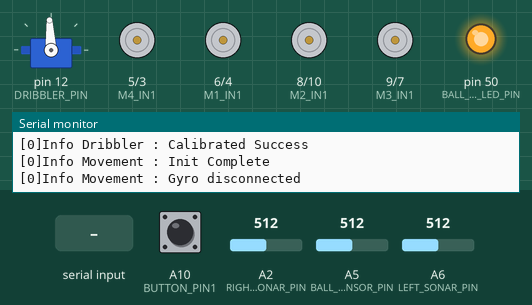
Recording of a sketch running on a simulated Arduino Mega 2560, built with avr-gcc and run on an emulated ATmega2560. On the bench: servo, motor-driver pin pairs drawn as motors (green arrow = first pin HIGH = forward, orange = second pin HIGH = backward, longer = more drive), output pins drawn as LEDs (lit = HIGH), the last lines printed to the serial monitor. Inputs (shaded band) come from the test bench; at power-on: A10 (BUTTON_PIN1) LOW, A2 (RIGHT_SONAR_PIN) = 512, A5 (BALL_CATCHED_SENSOR_PIN) = 512, A6 (LEFT_SONAR_PIN) = 512.

Above: at 3.0 s.
3.1 s: A10 (BUTTON_PIN1) pulled HIGH for 0.15 s
At 4.2 s:
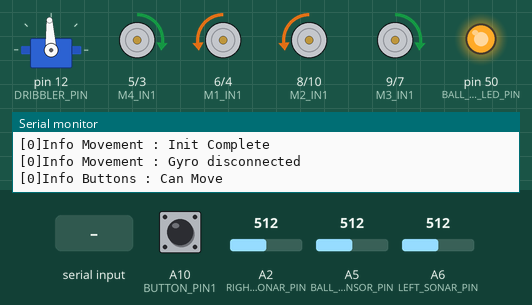
4.7 s: "b,45\n" received over Serial
6.2 s: A10 (BUTTON_PIN1) pulled HIGH for 1 s
At 7.8 s:
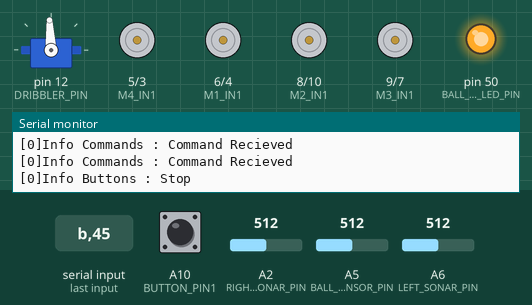
10.2 s: "m,45\n" received over Serial
At 11.3 s:
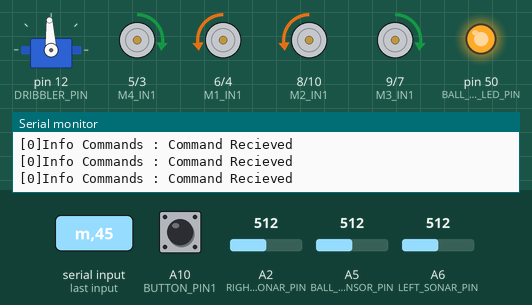
Timing chart, 0 to 12.7 s (numbered marks = the images above; inputs shaded):
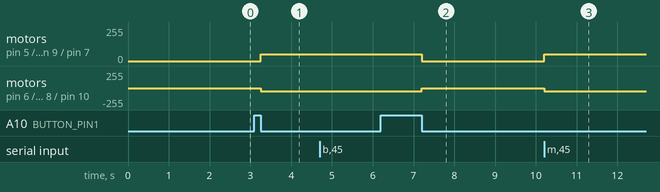

Measured:
- after the input at 3.1 s, motor on pin 5 (M4_IN1) / pin 3 (M4_IN2), motor on pin 9 (M3_IN1) / pin 7 (M3_IN2): stopped → forward 49/255 after 0.15 s; motor on pin 6 (M1_IN1) / pin 4 (M1_IN2), motor on pin 8 (M2_IN1) / pin 10 (M2_IN2): stopped → backward 49/255 after 0.15 s
- after the input at 6.2 s, motor on pin 5 (M4_IN1) / pin 3 (M4_IN2), motor on pin 9 (M3_IN1) / pin 7 (M3_IN2): forward 49/255 → stopped after 1.0 s; motor on pin 6 (M1_IN1) / pin 4 (M1_IN2), motor on pin 8 (M2_IN1) / pin 10 (M2_IN2): backward 49/255 → stopped after 1.0 s
- after the input at 10.2 s, motor on pin 5 (M4_IN1) / pin 3 (M4_IN2), motor on pin 9 (M3_IN1) / pin 7 (M3_IN2): stopped → forward 49/255 at once; motor on pin 6 (M1_IN1) / pin 4 (M1_IN2), motor on pin 8 (M2_IN1) / pin 10 (M2_IN2): stopped → backward 49/255 at once

The sketch:

RF2.ino
```cpp
#include "src/Defines.h"
#include "src/Context.h"
#include "src/libs/Log.h"

Context *context;

void setup(){
  Log::init();
  Serial3.begin(115200);
  Serial2.begin(115200);
  Serial1.begin(115200);
  Serial.begin(115200);
  //Serial.println("Asasf");
  //delay(10000);
  dribler.attach(DRIBBLER_PIN);
  delay(100);
  dribler.writeMicroseconds(MID_PPM);
  delay(1750);

  context = new Context(&dribler);
  context->setup();
}

void loop(){
    //long int timep = millis();
    context->updateHardware();
    context->selectStrategy();
    context->updareStrategy();
    //Serial.println(millis()-timep);


}
```

Context.h
```cpp
#include "hardware/Hardware.h"
#include "Defines.h"
#include "strategy/Strategy.h"

#include "strategy/BallFollowStr.h"
#include "strategy/GoalkeaperStr2.h"
#include "strategy/DebugStr.h"
#include "strategy/AttackStr.h"
#include "strategy/HomeStr.h"
#include "libs/Log.h"

#ifndef CONTEXT_H
#define CONTEXT_H

class Context
{
private:
    Hardware hardware;
    Strategy *curStrategy;
    char command;

    int strategySelector(){
        if(hardware.getBallSensor()->isCatched())
            return 3;
        return 2;
    }
public:
    Context(Servo * drib){
        command = ' ';
        hardware.getDribbler()->setMotor(drib);
        curStrategy = new BallFollowStr(&hardware);
    }

    void updateHardware(){
        hardware.updateHardware();
    }

    void updareStrategy(){
        if(hardware.getButton1()->isClick()){ //System Buttons
            hardware.getMovement()->setCanMove(!hardware.getMovement()->isCanMove());
            Log::info("Buttons", hardware.getMovement()->isCanMove()? "Can Move" : "Stop");
        }
        if(hardware.getButton1()->isLongClick()){
            hardware.getMovement()->setRotationByGyro();
            Log::info("Buttons", "Set Gyro");
        }

        //Update selected Strategy
        curStrategy->doStrategy();

        //Serial Commands After Str
        serialCommands();
    }

    void selectStrategy(){
        /*int type = strategySelector();
        if(type != curStrategy->getType())
            switch (type){
                case 1:
                    curStrategy = new HomeStr(&hardware);
                    break;
                case 2:
                    curStrategy = new BallFollowStr(&hardware);
                    break;
                case 3:
                    curStrategy = new AttackStr(&hardware);
                    break;
            }*/
    }

    void setup(){

    }

    //Control from Serial Port
    void serialCommands(){
        if(Serial.available()) {
            command = Serial.read();
            Log::info("Commands", "Command Recieved");
        }
        switch (command){
                case 'm':
                    hardware.getMovement()->setCanMove(!hardware.getMovement()->isCanMove());
                    Log::info("Commands", hardware.getMovement()->isCanMove()? "Can Move" : "Stop");
                    command = ' ';
                    break;
                case 'b':
                    hardware.getMovement()->moveM(70, 180);
                    break;
                case 'f':
                    hardware.getMovement()->moveM(70, 0);
                    break;
                case 's':
                    hardware.getMovement()->setSpeed(0);
                    break;
                case 'c':
                    command = ' ';
                    Log::info("Commands", "Continue");
                    break;
                case 'g':
                    hardware.getMovement()->setRotationByGyro();
                    Log::info("Commands", "Set Gyro");
                    command = ' ';
                    break;
            }
    }
};

#endif
```

Defines.h
```cpp
#ifndef DEFINES_H
#define DEFINES_H

#define BASE_SPEED 70 //скорость чтоб отдельно ее везде не менять

//Control Elements
#define BUTTON_PIN1 A10
#define BUTTON_PIN2 A10
#define BUTTON_PIN3 A10


//Movement Settings
#define M1_IN1 6
#define M1_IN2 4
#define M2_IN1 8
#define M2_IN2 10
#define M3_IN1 9
#define M3_IN2 7
#define M4_IN1 5
#define M4_IN2 3
#define DRIBBLER_PIN 12

//Speed Settings
#define ROT_K 0.4
#define ROT_D 0.55
#define ROT_I 0.00035
#define I_MAX 3000
#define MAX_ROTATION_K 200
#define MIN_ROTATION_K 15
#define MAX_SPEED 200
#define ballFollowK 1.3
#define VELOSITY_SPEED 5
#define D_VELOSITY_SPEED 15

//Ball Sensor Settings
#define BALL_CATCHED_SENSOR_PIN A5
#define BALL_CATCHED_LED_PIN 50
#define BALL_CATCHED_SENSOR_VALUE 950

//SONARS PINS
#define LEFT_SONAR_PIN A6
#define RIGHT_SONAR_PIN A2
#define BOTTOM_SONAR_PIN A4
#define GOAL_DISTANSE 45

//Goalkeaper Settings
#define GK_SPEED 60
#define GK_MIN_SPEED 40
#define GK_MIN_BALL_DIST 75
#define GK_BALL_ANG 15
#define GO_ON_BALL_TIME 1000

//Button Settings
#define LONG_CLICK_TIME 1000
#define MIN_CLICK_TIME 50
#define AFTER_CLICK_TIME 200

#define ASCIIConvert 48

#define TSOP_RX 62
#define TSOP_TX 46

#define LINE_RX 64
#define LINE_TX 44

#define CAM_RX 44
#define CAM_TX 42

#define MAX_PPM 1900
#define MIN_PPM 1100
#define MID_PPM 1500
#define DriblerOn 130

#define KICK_DIST 20


#define maxDistFromGoaltoRobot 30
#define minDistFromGoaltoRobot 20
#define maxAngle 120
#define minDist 14
#define coordsYConst 0

#endif
```

BallSensor.cpp
```cpp
#include "BallSensor.h"

BallSensor::BallSensor(){
  pinMode(BALL_CATCHED_LED_PIN, OUTPUT);
  digitalWrite(BALL_CATCHED_LED_PIN, HIGH);
  canSee = false;
  angle = 0;

  tsopSerial = new SoftwareSerial(TSOP_RX, TSOP_TX);
  tsopSerial->begin(115200);

}

void BallSensor::update(){
  angle = getValueFromSensor();
  if(abs(angle) == 179)
  {
    canSee = 0;
  }
  ballCatched = isBallCatched();
}

bool BallSensor::isBallCatched(){
  bool val = false;
  //Serial.println(analogRead(BALL_CATCHED_SENSOR_PIN));
  if(analogRead(BALL_CATCHED_SENSOR_PIN) > BALL_CATCHED_SENSOR_VALUE)
    val = true;
  return val;
}

float BallSensor::getAngle(){
  return angle;
}

float BallSensor::getDistanse(){
  return distanse;
}

bool BallSensor::isCanSee(){
  return canSee;
}

bool BallSensor::isCatched(){
  return ballCatched;
}

int BallSensor::getValueFromSensor(){
  byte dt[2];
  static int erri = 0;


  if(tsopSerial->available() > sizeof(dt))
    if(tsopSerial->read() == 0xff){
      for(int i = 0; i < sizeof(dt); ++i)
        dt[i] = tsopSerial->read();
      erri = 0;

      if (dt[1] < 100)
        distanse = dt[1];
      distanse = distanse;

      canSee = true;
      if(dt[0] == 200 || distanse == 0){
        canSee = false;
        angle = 0;
        return angle;
      }

      int ang = (((dt[0]*2) + 315)%360) + 180;

      if(ang > 180)
      {
        ang = ang - 360;
        angle = ang;
        return angle;
      }
      if(ang < 180){
        ang = ang + 360;
        angle = ang;
        return angle;
      }
    } else erri++;
  if (erri > 5)
  {
    erri = 0;
    Log::warning("Movement","BallSensor Disconnected");
  }
  return angle;
}
```

BallSensor.h
```cpp
#ifndef BALLSENSOR_H
#define BALLSENSOR_H

#include <Arduino.h>
#include <SoftwareSerial.h>
#include "../libs/Log.h"
#include "../Defines.h"

class BallSensor{
private:
  float angle;
  float distanse;
  bool canSee;
  bool ballCatched;

  SoftwareSerial *tsopSerial;

  int getValueFromSensor();

  bool isBallCatched();
public:
  BallSensor();

  void update();

  float getAngle();
  float getDistanse();

  bool isCanSee();

  bool isCatched();
};

#endif
```

Button.cpp
```cpp
#include "Button.h"

Button::Button(){
  pressed = false;
  afterClick = false;
  clickF = false;
  longClickF = false;
}

void Button::init(int pin){
  previousMillis = millis();
  buttonPin = pin;
  pinMode(buttonPin,INPUT);
}


void Button::update(){

  if(!pressed && digitalRead(buttonPin) && millis() - previousMillis > AFTER_CLICK_TIME){
    previousMillis = millis();
    pressed = true;
    afterClick = false;
  }

  if(pressed && !afterClick && !digitalRead(buttonPin)) {
    unsigned long del = millis() - previousMillis;
    if(del >= MIN_CLICK_TIME && del < LONG_CLICK_TIME)
      click();
    else if(del >= LONG_CLICK_TIME)
      longClick();

    previousMillis = millis();
    afterClick = true;
    pressed = false;
  }

  /*if(afterClick && digitalRead(buttonPin) && millis() - previousMillis > AFTER_CLICK_TIME)
    afterClick = false;

  if(!pressed && !digitalRead(buttonPin)){
    if(!afterClick)
      pressed = true;
    previousMillis = millis();
  }

  if(pressed && digitalRead(buttonPin) && millis() - previousMillis > MIN_CLICK_TIME){
    pressed = false;
    click();
    afterClick = true;
  }

  if(pressed && !digitalRead(buttonPin) && millis() - previousMillis > LONG_CLICK_TIME){
    pressed = false;
    longClick();
    afterClick = true;
    previousMillis = millis();
  }*/
}

void Button::longClick(){
  longClickF = true;
}
void Button::click(){
  if(afterClick)
    return;
  clickF = true;
}

boolean Button::isLongClick(){
  if(!longClickF)
    return false;
  longClickF = false;
  return true;
}
boolean Button::isClick(){
  if(!clickF)
    return false;
  clickF = false;
  return true;
}
```

Button.h
```cpp
#ifndef BUTTON_H
#define BUTTON_H

#include <Arduino.h>
#include "../Defines.h"


class Button {
public:
  Button();

  void init(int pin);
  void update();
  boolean isLongClick();
  boolean isClick();

private:
  int buttonPin;
  boolean pressed, afterClick;
  unsigned long previousMillis;

  void longClick();
  void click();
  boolean clickF, longClickF;
};

#endif
```

Cam.cpp
```cpp
#include "Cam.h"

CamSensor::CamSensor(){  ///  Blue   - 0
  Serial2.begin(115200); ///  Yellow - 1
  goal = 1;
}

void CamSensor::update(){

  if(Serial2.available() >= 13){
    char v = Serial2.read();
    if(v == '*'){
      for(int i = 0; i < 4; ++i){
        int a = Serial2.read() - '0';
        int b = Serial2.read() - '0';
        int c = Serial2.read() - '0';

        if(a < 0 || b < 0 || c < 0 || a > 9 || b > 9 || c > 9)
          continue;

        data[i] = a * 100;
        data[i] += b * 10;
        data[i] += c * 1;
      }
    }
  }

}

int CamSensor::getFormatedAngle(int ang){
  while(ang > 180)
    ang-=360;
  while(ang < -180)
    ang+=360;
  return ang;
}

void CamSensor::setGoal(int a){
  goal = a;
}

int CamSensor::getYAngle(){
  return getFormatedAngle(data[0]);
}

int CamSensor::getBAngle(){
  return getFormatedAngle(data[2]);
}

int CamSensor::getYDist(){
  return data[1];
}

int CamSensor::getBDist(){
  return data[3];
}

int CamSensor::getCamDist(){
  return goal == 0? getBDist() : getYDist();
}

int CamSensor::getCamAngle(){
  return goal == 0? getBAngle() : getYAngle();
}

int CamSensor::getAnotherCamDist(){
  return goal == 0? getYDist() : getBDist();
}

int CamSensor::getAnotherCamAngle(){
  return goal == 0? getYAngle() : getBAngle();
}
```

Cam.h
```cpp
#ifndef CAM_H
#define CAM_H

#include <Arduino.h>
#include "../Defines.h"
#include "../libs/Log.h"

class CamSensor{
private:

  int getFormatedAngle(int ang);
  int goal;

public:
  int data[4] = {0};

  CamSensor();

  void update();

  void setGoal(int a);

  int getYAngle();

  int getBAngle();

  int getYDist();

  int getBDist();

  int getCamDist();

  int getCamAngle();

  int getAnotherCamDist();

  int getAnotherCamAngle();
};

#endif
```

Dribbler.h
```cpp
#ifndef DRIBBLER_H
#define DRIBBLER_H

#include <Arduino.h>
#include "../Defines.h"
#include "../libs/Log.h"
#include <Servo.h>

class Dribbler {
    private:
        bool calibrated;
        int speed;
        Servo *servo;
        //Servo motor;

    public:
        Dribbler() {
            calibrated = false;
            speed = 0;

            Log::info("Dribbler","Calibrated Success");
        }

        void setMotor(Servo * srv){
            servo = srv;
        }

        void update(){

        }

        void setSpeed(int spd){
            if(this->speed != spd && servo != NULL){
                this->speed = spd;
                servo->write(this->speed);
            }
        }

};

#endif
```

Hardware.h
```cpp
#include "../Defines.h"

#include "Movement.h"
#include "BallSensor.h"
#include "Light.h"
#include "Button.h"
#include "Cam.h"
#include "Dribbler.h"

#ifndef HARDWARE_H
#define HARDWARE_H

class Hardware{
private:
    Movement movement;
    BallSensor ballSensor;
    LightSensor lightSensor;
    CamSensor camSensor;
    Button btn1;//, btn2(BUTTON_PIN2);
    Dribbler dribbler;

public:
    Hardware(){
        movement.initilizeMotors();
        btn1.init(BUTTON_PIN1);
    }

    void updateHardware(){
        movement.update();
        ballSensor.update();
        lightSensor.update();
        btn1.update();
        camSensor.update();
        dribbler.update();
        //btn2.update();
    }

    Movement * getMovement(){
        return &movement;
    }
    CamSensor * getCamSensor(){
        return &camSensor;
    }
    BallSensor * getBallSensor(){
        return &ballSensor;
    }
    LightSensor * getLightSensor(){
        return &lightSensor;
    }
    Button * getButton1(){
        return &btn1;
    }
    Dribbler * getDribbler(){
        return &dribbler;
    }
    /*Button * getButton2(){
        return &btn2;
    }*/
};

#endif
```

Light.cpp
```cpp
#include "Light.h"

LightSensor::LightSensor(){
  line = false;
  angle = 0;

  /*lineSerial = new SoftwareSerial(LINE_RX, LINE_TX);
  lineSerial->begin(115200);*/

  Log::info("Line", Serial1.available()? "Line connected" : "Line disconnected");
}

void LightSensor::update(){
  angle = getValueFromSensor();
}


int LightSensor::getAngle(){
  return angle;
}

bool LightSensor::isLine(){
  return line;
}

int LightSensor::getValueFromSensor(){

  if(Serial1.available()){
      int c = Serial1.read();
      line = false;
      if(c > 0)
        line = true;
      angle = c;
  }
  else
    line = false;
  return angle;
}
```

Light.h
```cpp
#ifndef LIGHT_H
#define LIGHT_H

#include <Arduino.h>
#include <Wire.h>
#include "../Defines.h"
#include "../libs/Log.h"
#include "../libs/AngleUtils.h"

class LightSensor{
private:
  int angle;
  bool line;

  int getValueFromSensor();

public:
  LightSensor();

  void update();

  int getAngle();

  bool isLine();
};

#endif
```

Movement.cpp
```cpp
#include "Movement.h"

void Movement::initilizeMotors() {
  //Init Vars
  tSpeed = 0;
  cSpeed = 0;
  rAngle = 0;
  oldErr = 0;
  targetAngle = 0;
  dirAngle = 0;
  rotationK = 0;
  zeroAngle = 0;
  rTime = micros();
  I = 0;
  gyroEn = true;
  canMove = false;
  Serial3.begin(115200);

  //Init Pins
  pinMode(M1_IN1, OUTPUT);
  pinMode(M1_IN2, OUTPUT);
  pinMode(M2_IN1, OUTPUT);
  pinMode(M2_IN2, OUTPUT);
  pinMode(M3_IN1, OUTPUT);
  pinMode(M3_IN2, OUTPUT);
  pinMode(M4_IN1, OUTPUT);
  pinMode(M4_IN2, OUTPUT);

  Log::info("Movement","Init Complete");
  Log::info("Movement", Serial3.available()? "Gyro connected" : "Gyro disconnected");

  stopMotors();
}

//Private functions
void Movement::runMotor(int motorIndex, int pwmSpeed) {
  if(!canMove){
    stopMotors();
    return;
  }

  //True Forward; False backward
  boolean dir = true;
  if (pwmSpeed < 0) {
    dir = false;
    pwmSpeed = -pwmSpeed;
  }

  //Switch for each motor
  switch (motorIndex) {
    case 1:
      analogWrite(M1_IN1, dir ? pwmSpeed : 0);
      analogWrite(M1_IN2, dir ? 0 : pwmSpeed);
      break;

    case 2:
      analogWrite(M2_IN1, dir ? pwmSpeed : 0);
      analogWrite(M2_IN2, dir ? 0 : pwmSpeed);
      break;

    case 3:
      analogWrite(M3_IN1, dir ? pwmSpeed : 0);
      analogWrite(M3_IN2, dir ? 0 : pwmSpeed);
      break;

    case 4:
      analogWrite(M4_IN1, dir ? pwmSpeed : 0);
      analogWrite(M4_IN2, dir ? 0 : pwmSpeed);
      break;
  }
}

void Movement::updateRotationK() {
  if (Serial3.available()) {
    rAngle = AngleUtils::getFormatedAngle(Serial3.read() * 2);

    int err = targetAngle - rAngle;
    if (err > 180) err-=360;
    else if (err < -180) err+=360;
    I += err * (micros() - rTime) / 1000;

    if(abs(I) > 0)
      I = 0;
    rotationK = (err * ROT_K) + ((err - oldErr) * ROT_D) + I * ROT_I;
    if(abs(err) < 5)
      rotationK = 0;

    oldErr = err;
    rTime = micros();
  }


  if (!gyroEn){
    rotationK = 0;
    return;
  }

  if (rotationK > MAX_ROTATION_K)
    rotationK = MAX_ROTATION_K;
  if (rotationK < -MAX_ROTATION_K)
    rotationK = -MAX_ROTATION_K;
  if (rotationK > 0 && rotationK < MIN_ROTATION_K)
    rotationK = MIN_ROTATION_K;
  if (rotationK < 0 && rotationK > -MIN_ROTATION_K)
    rotationK = -MIN_ROTATION_K;
}


//Setters
void Movement::setRotationByGyro() {
  zeroAngle = AngleUtils::getFormatedAngle(rAngle);
  targetAngle = zeroAngle;
}
void Movement::setRotation(int a) {

  targetAngle = AngleUtils::getFormatedAngle(a + zeroAngle);

}
void Movement::setDirection(int a) {
  dirAngle = -AngleUtils::getFormatedAngle(a);
}
void Movement::setGyroEnabled(bool enabled) {
  gyroEn = enabled;
}
void Movement::setSpeed(int s) {
  tSpeed = s;
}
void Movement::setCanMove(bool can){
  canMove = can;
}

//Getters
int Movement::getTargetRobotAngle(){
  return targetAngle;
}
int Movement::getRobotAngle(){
  return rAngle;
}
int Movement::getSpeed(){
  return tSpeed;
}
int Movement::getDirection(){
  return dirAngle;
}
bool Movement::isGyroEnabled(){
  return gyroEn;
}
bool Movement::isCanMove(){
  return canMove;
}

//Move MoveCommands
void Movement::moveM(int s, int a) {
  //Save cur speed
  tSpeed = s;
  dirAngle = a;

  a = a + (targetAngle - rAngle);

  if((cSpeed + rotationK) > 200){
    cSpeed = cSpeed - ((cSpeed + rotationK) - 200);
  }

  //Get speed of motors
  runMotor(4, cSpeed * cos(radians(a + 45)) + rotationK);
  runMotor(1, cSpeed * cos(radians(a + 135)) + rotationK);
  runMotor(2, cSpeed * cos(radians(a + 225)) + rotationK);
  runMotor(3, cSpeed * cos(radians(a + 315)) + rotationK);
}

void Movement::stopMotors() {
  analogWrite(M1_IN1, 0);
  analogWrite(M1_IN2, 0);
  analogWrite(M2_IN1, 0);
  analogWrite(M2_IN2, 0);
  analogWrite(M3_IN1, 0);
  analogWrite(M3_IN2, 0);
  analogWrite(M4_IN1, 0);
  analogWrite(M4_IN2, 0);
}

void Movement::stop() {
  setSpeed(0);
}

//Runtime functions
void Movement::update() {
  if(abs(tSpeed - cSpeed) > VELOSITY_SPEED){
    if(tSpeed > cSpeed)
      cSpeed += VELOSITY_SPEED;
    else if(tSpeed < cSpeed)
      cSpeed -= VELOSITY_SPEED;
  } else cSpeed = tSpeed;

  //Update rotationK by Gyro
  updateRotationK();
  //moveD(driblerEn);
  //Run Motors
  moveM(tSpeed, dirAngle);
}
```

Source omitted: Movement.h (993 bytes), Timer.cpp (794 bytes), Timer.h (378 bytes), AttackStr.h (2695 bytes), BallFollowStr.h (5119 bytes), DebugStr.h (1197 bytes), GoalkeaperStr2.h (2817 bytes), HomeStr.h (1526 bytes), Strategy.h (705 bytes), AngleUtils.h (293 bytes), Log.h (1521 bytes)
